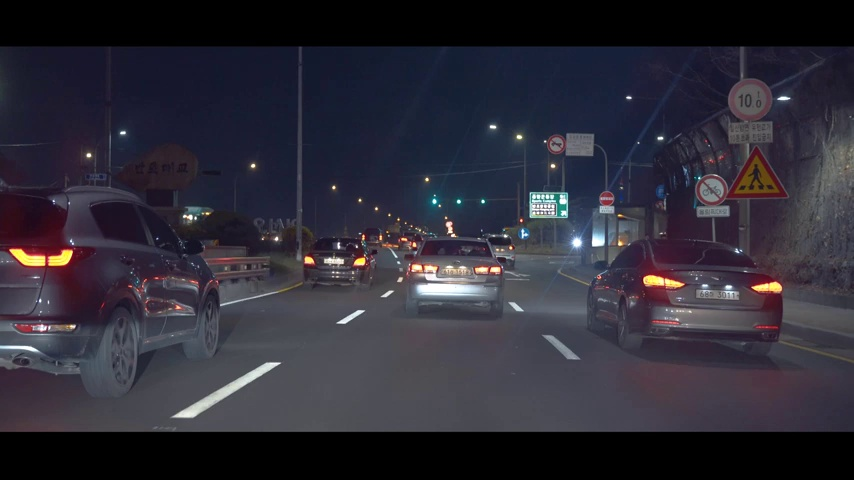
#> input picture aaa.jpg, 854 x 480 px, given in place of MDR_221009_024928.AVI, which was not available
$ jupyter execute --allow-errors 'jpg스크린샷.ipynb'   (shell and % lines are left out)   (text cells are left out)
#> lines starting #> are read from the running program, lines starting #| are printed output that depends on the picture; after the words box and inside, x2 and y2 are one past the last pixel; in counts of white or black regions, pixels touching at a corner belong together; pictures that were not available may be replaced by others from this repository, and a replacement may not be noted
[cell 1]
import cv2
import numpy as np
cap = cv2.VideoCapture('MDR_221009_024928.AVI') # videos 폴더의 04.mp4 파일

while True:
    ret, img = cap.read()
#> img is the input picture: shape (480, 854, 3); mean B, G, R 55.2, 44.5, 46.6

    cv2.imshow('result', img)
    if cv2.waitKey(1) == ord('q'):
#> (key q is pressed here)
        cv2.imwrite('capture0.jpg', img)
        break
cap.release() # 동영상 파일 닫고 메모리 해제

[cell 2]
import cv2
import numpy as np

cap = cv2.VideoCapture('Night.mp4') # videos 폴더의 04.mp4 파일

ret, img = cap.read()
cv2.imshow('result', img)
cv2.waitKey()

cv2.imwrite('aaa.jpg', img)  # 이미지 저장

cap.release() # 동영상 파일 닫고 메모리 해제

#> (the rest of this cell did not finish here and is left out)

[cell 3]
import matplotlib.pyplot as plt
import matplotlib.image as mpimg
import cv2

img = mpimg.imread('asdlf.jpg')
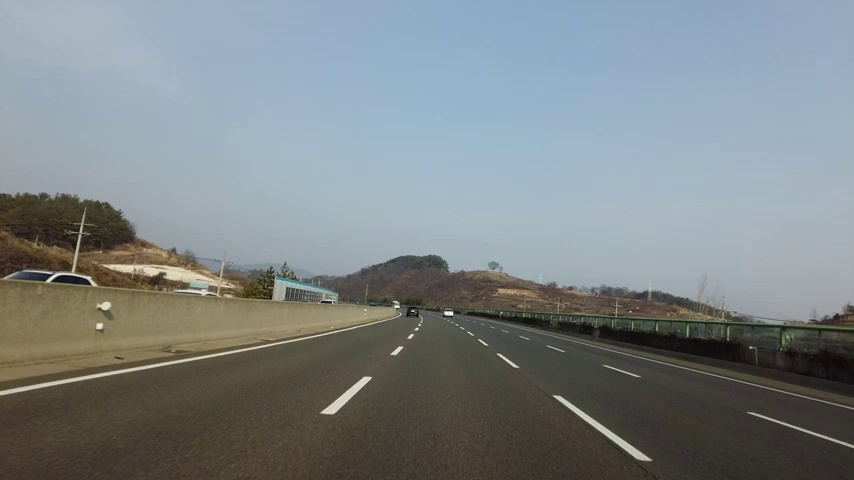
#> input picture asdlf.jpg, 854 x 480 px
#> img is the input picture: shape (480, 854, 3); mean R, G, B 124.8, 132.4, 134.9

plt.figure(figsize=(10,8))
print('This image is: ', type(img), 'with dimensions: ', img.shape)
#| This image is:  <class 'numpy.ndarray'> with dimensions:  (480, 854, 3)
plt.imshow(img)
plt.show()
#이미지 읽어오기

[cell 4]
def grayscale(img):

    return cv2.cvtColor(img, cv2.COLOR_RGB2GRAY)

gray = grayscale(img)
#> in grayscale, `return cv2.cvtColor(img, cv2.COLOR_RGB2GRAY)`:
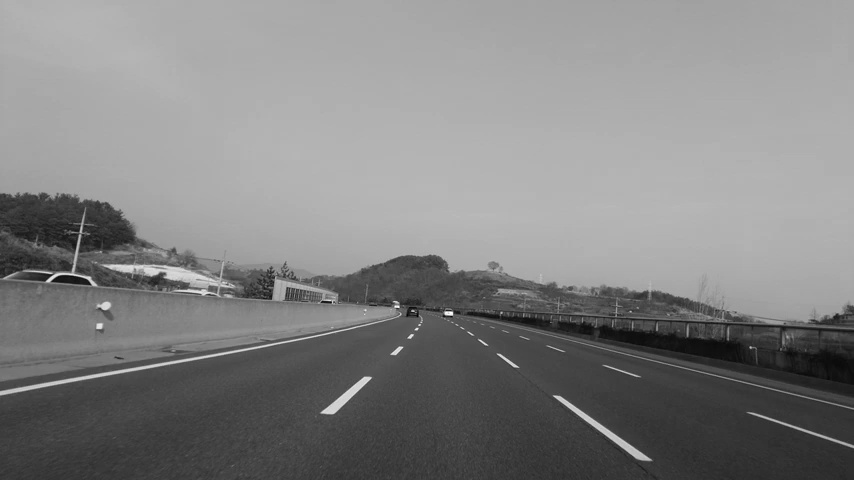
#> returned value: shape (480, 854); min 1, max 254, mean 130.5
plt.figure(figsize=(10,8))
plt.imshow(gray, cmap = 'gray')
plt.show()
#gray색으로 변경

[cell 5]
def gaussian_blur(img, kernel_size):

    blur_gray = cv2.GaussianBlur(img, (kernel_size, kernel_size), 0)
    return blur_gray

kernel_size = 5
blur_gray = gaussian_blur(gray, kernel_size)
plt.figure(figsize = (10,8))
plt.imshow(blur_gray, cmap = 'gray')
plt.show()
#가우시안 블러

[cell 6]
def canny(img, low_threshold, high_threshold):

    return cv2.Canny(img, low_threshold, high_threshold)


low_threshold =50
high_threshold = 200
edges = canny(blur_gray, low_threshold, high_threshold)
#> in canny, `return cv2.Canny(img, low_threshold, high_threshold)`:
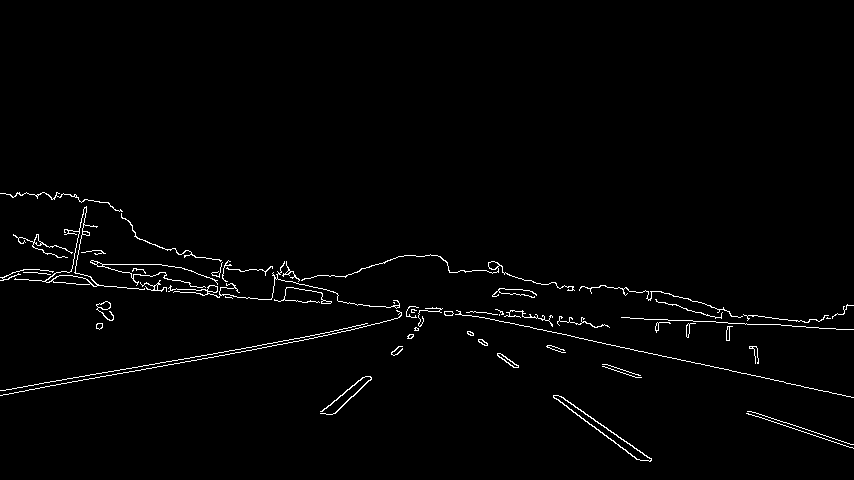
#> returned value: shape (480, 854); 1.5% white in thin lines or dots, all inside (x1, y1, x2, y2) = (0, 192, 854, 462)
plt.figure(figsize=(10,8))
plt.imshow(edges, cmap ='gray')
plt.show()
#canny edge detection

[cell 7]
import numpy as np
mask = np.zeros_like(img)

plt.figure(figsize=(10,8))
plt.imshow(mask, cmap = 'gray')
plt.show()
#화면 검정으로 채움.

[cell 8]
if len(img.shape) > 2:
    channel_count = img.shape[2]
#> channel_count = 3
    ignore_mask_color = (255,)
else:
    ignore_mask_color = 255

imshape = img.shape
#> imshape = (480, 854, 3)
print(imshape)
#| (480, 854, 3)
vertices = np.array([[(250,imshape[0]),   #좌측하단의 꼭지점 좌표 x=100, y= 이미지 높이
                     (420,320),           #좌측 상단의 꼭지점.
                     (480,320),           #우측 상단의 꼭지점.
                     (imshape[1]-150,imshape[0])]], dtype=np.int32)
                       #우측 하단의 꼭지점 좌표 x=이미지너비-20, y = 이미지높이

cv2.fillPoly(mask, vertices, ignore_mask_color)
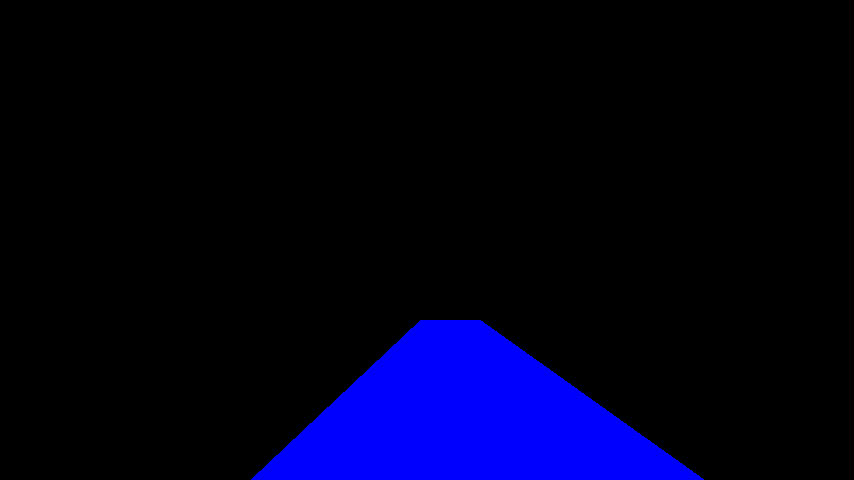
#> mask: shape (480, 854, 3); mean of channels 0, 1, 2 25.6, 0, 0; drawn as B, G, R

plt.figure(figsize=(10,8))
plt.imshow(mask, cmap ='gray')
plt.show()
#사다리꼴 범위안에서 차선을 인식하겠다.

[cell 9]
#흰색 차선을 인식
def region_of_interest(img, vertices):
    mask = np.zeros_like(img)    #img와 같은 크기의 빈 이미지

    if len(img.shape) >2:    #color 이미지(3채널)라면
        channel_count = img.shape[2]
        ignore_mask_color = (200,) * channel_count

    else:                    #흑백 이미지일 때
        ignore_mask_color =255
    cv2.fillPoly(mask, vertices, ignore_mask_color)
    masked_image = cv2.bitwise_and(img, mask)
    return masked_image
'''
def region_of_interest(img, vertices):
    # 이미지에서 흰색 영역 추출
    lower_white = np.array([200, 200, 200])
    upper_white = np.array([255, 255, 255])
    white_mask = cv2.inRange(img, lower_white, upper_white)
    white_mask = cv2.cvtColor(white_mask, cv2.COLOR_GRAY2BGR)  # 흑백 이미지를 3채널 이미지로 변환

    # 추출된 흰색 영역과 입력된 다각형의 교집합 추출
    mask = np.zeros_like(img)
    cv2.fillPoly(mask, vertices, (255, 255, 255))
    mask = cv2.bitwise_and(mask, white_mask)

    # 입력 이미지와 교집합 이미지 비트와이즈 AND 연산
    masked_image = cv2.bitwise_and(img, mask)
    return masked_image
'''

[cell 10]
imshape = img.shape
vertices = np.array([[(250,imshape[0]),   #좌측하단의 꼭지점 좌표 x=100, y= 이미지 높이
                     (420,320),           #좌측 상단의 꼭지점.
                     (480,320),           #우측 상단의 꼭지점.
                     (imshape[1]-150,imshape[0])]], dtype=np.int32)
mask = region_of_interest(edges, vertices)
#> in region_of_interest, `cv2.fillPoly(mask, vertices, ignore_mask_color)`:
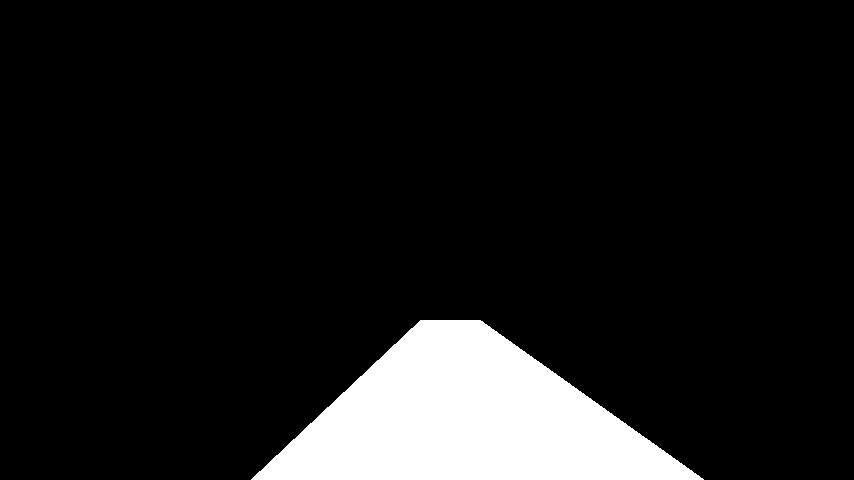
#> mask: shape (480, 854); 10% white; 1 white region, box (x1, y1, x2, y2) and area: (251, 320, 704, 480) 41157
#> in region_of_interest, `masked_image = cv2.bitwise_and(img, mask)`:
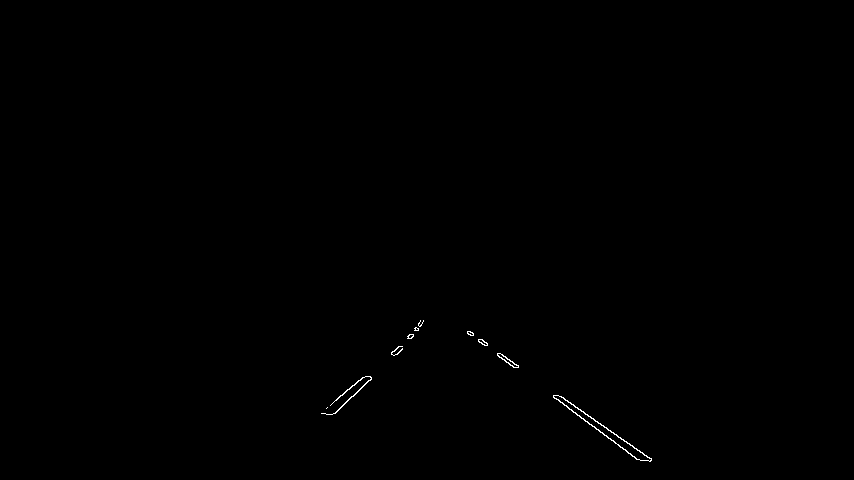
#> masked_image: shape (480, 854); 0.17% white in thin lines or dots, all inside (x1, y1, x2, y2) = (321, 320, 652, 462)

plt.figure(figsize=(10,8))
plt.imshow(mask, cmap='gray')
plt.show()

[cell 11]
# 함수
def draw_lines(img, lines, color=[255, 0, 0], thickness=5):
    for line in lines:
        for x1, y1, x2, y2 in line:
            cv2.line(img, (x1, y1), (x2, y2), color, thickness)

# 함수
def hough_lines(img, rho, theta, threshold, min_line_len, max_line_gap):
    lines = cv2.HoughLinesP(img, rho, theta, threshold, np.array([]),
                            minLineLength=min_line_len,
                            maxLineGap=max_line_gap)
    line_img = np.zeros((img.shape[0], img.shape[1], 3), dtype=np.uint8)
    draw_lines(line_img, lines)
    return line_img
'''
def draw_lines(img, lines, color=[255, 0, 0], thickness=5):
    img = np.copy(img)
    for line in lines:
        for x1, y1, x2, y2 in line:
            cv2.line(img, (x1, y1), (x2, y2), color, thickness)
    return img
'''

[cell 12]
rho = 2
theta = np.pi/180
threshold = 90
min_line_len = 120
max_line_gap = 150

lines = hough_lines(mask, rho, theta, threshold, min_line_len, max_line_gap)
#> in hough_lines, `lines = cv2.HoughLinesP(img, rho, theta, threshold, np.array([]), minL..`: lines = [[467, 333, 632, 445], [467, 332, 636, 459], [502, 354, 637, 459]]
#> the loop in draw_lines, `for line in lines:` made 3 passes

plt.figure(figsize=(10, 8))
plt.imshow(lines, cmap='gray')
plt.show()

[cell 13]
def weighted_img(img, initial_img, a = 0.8, b = 1, c = 0.):
    return cv2.addWeighted(initial_img, a, img, b, c)

lines_edges = weighted_img(lines, img, a=0.8, b = 1, c = 0.)
#> in weighted_img, `return cv2.addWeighted(initial_img, a, img, b, c)`:
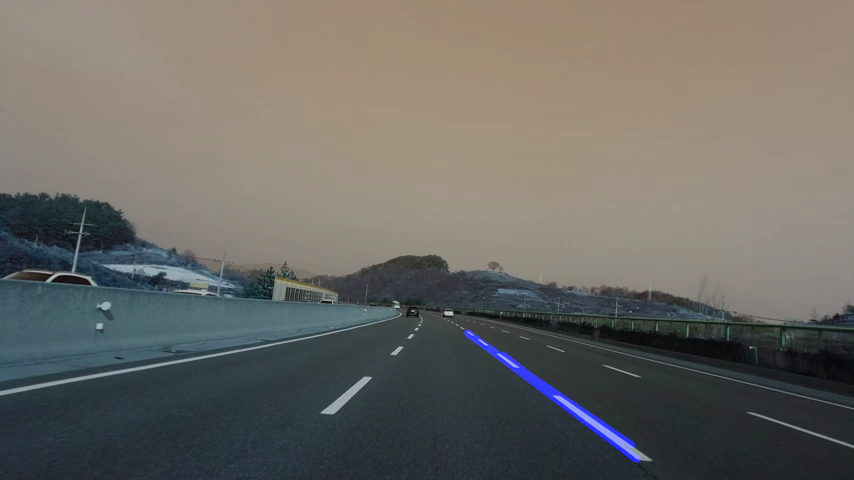
#> returned value: shape (480, 854, 3); mean of channels 0, 1, 2 100.9, 105.9, 107.9; drawn as B, G, R

plt.figure(figsize=(10,8))
plt.imshow(lines_edges)
plt.show()

#출력 여러개 볼수있게
#plt.savefig("asdlf{}.jpg".format(i))
#for i in range()
#실제 사진에 선 추출한 범위를 합침
